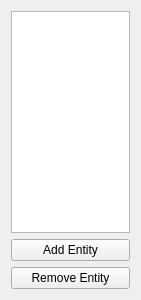
<?xml version="1.0" encoding="UTF-8"?>
<ui version="4.0">
 <class>HierarchyWidget</class>
 <widget class="QWidget" name="HierarchyWidget">
  <property name="geometry">
   <rect>
    <x>0</x>
    <y>0</y>
    <width>141</width>
    <height>300</height>
   </rect>
  </property>
  <property name="windowTitle">
   <string>Form</string>
  </property>
  <layout class="QVBoxLayout" name="verticalLayout">
   <item>
    <widget class="QListWidget" name="listWidget"/>
   </item>
   <item>
    <widget class="QPushButton" name="addButton">
     <property name="text">
      <string>Add Entity</string>
     </property>
    </widget>
   </item>
   <item>
    <widget class="QPushButton" name="removeButton">
     <property name="text">
      <string>Remove Entity</string>
     </property>
    </widget>
   </item>
  </layout>
 </widget>
 <resources/>
 <connections/>
</ui>
